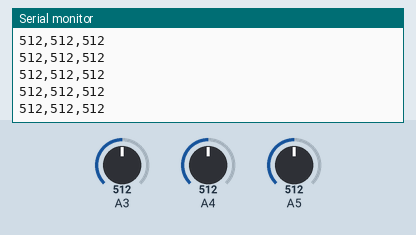
This sketch was run on a simulated Arduino Uno, built with avr-gcc and run on an emulated ATmega328P. On the bench: the last lines printed to the serial monitor. The test bench sets the inputs (shaded band); at power-on: A3 = 512, A4 = 512, A5 = 512.

Above: at 1.2 s.
1.3 s: A3 set to 111
At 2.3 s:
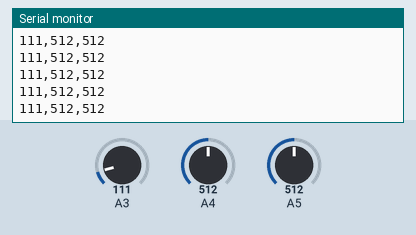
2.8 s: A3 set to 91
At 3.3 s:
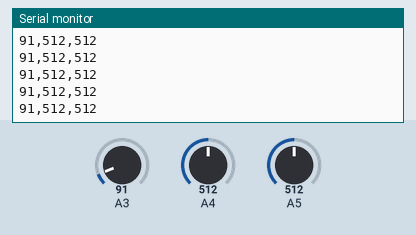
Timing chart, 0 to 5.8 s (numbered marks = the images above; inputs shaded):
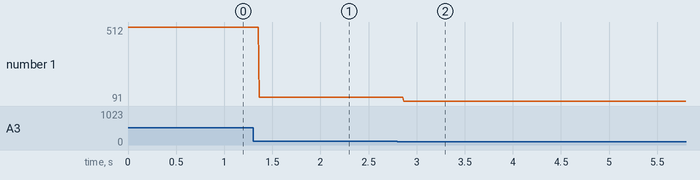

Measured:
- after the input at 1.3 s, the serial monitor: prints a new line after 0.07 s (image 1)
- after the input at 2.8 s, the serial monitor: prints a new line after 0.07 s (image 2)
- plotted number 1: 512 → 111 after the input at 1.3 s, 111 → 91 after the input at 2.8 s

The sketch:

sketch_feb09a.ino
```cpp
void setup()
{
// シリアルモニターの初期化をする
Serial.begin(9600);

}
void loop()
{
long x , y , z ;
x = y = z = 0 ;
x = analogRead(A3) ; // Ｘ軸
y = analogRead(A4) ; // Ｙ軸
z = analogRead(A5) ; // Ｚ軸

Serial.print(x);  Serial.print(",");
Serial.print(y);  Serial.print(",");
Serial.println(z);
delay(5) ;
}
```
